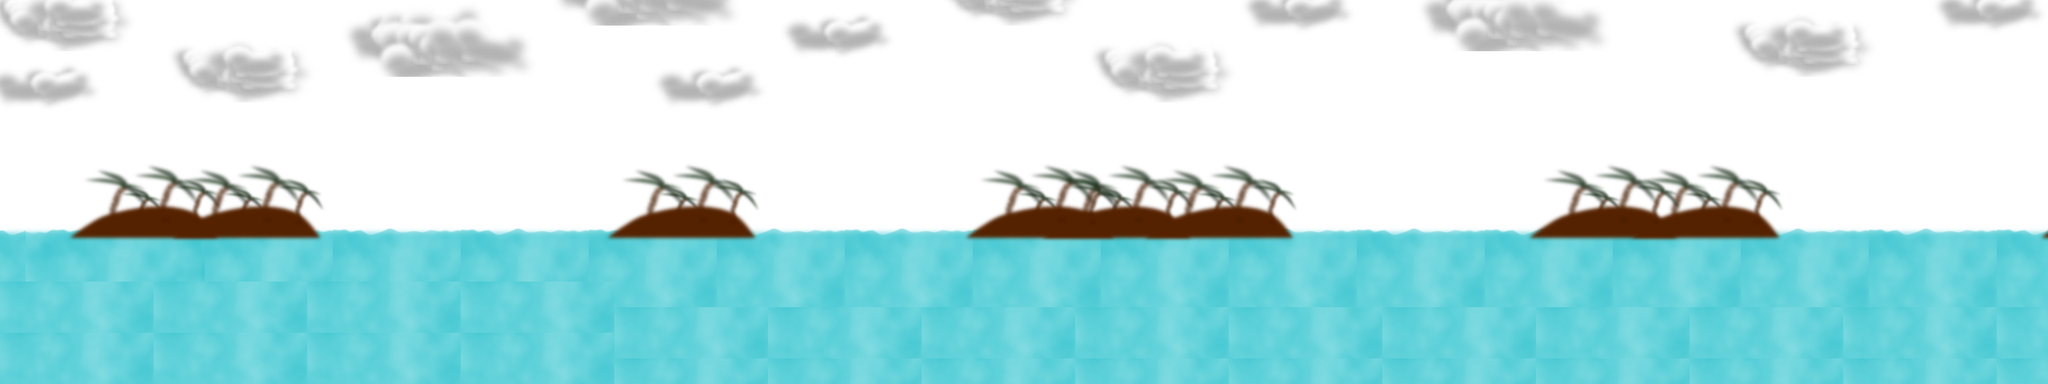

Tiled map render using the project's own tile images. Description and the map definition, with tile-layer contents summarised, below:
An orthogonal 80x15 tile map with 32x32 px tiles, 3 tile layers (Camada de Tiles 1, Camada de Tiles 2, Camada de Tiles 3).

<map version="1.0" orientation="orthogonal" width="80" height="15" tilewidth="32" tileheight="32" backgroundcolor="#ffffff">
 <tileset firstgid="1" name="background" tilewidth="32" tileheight="32">
  <image source="background.png" width="600" height="350" />
 </tileset>
 <layer name="Camada de Tiles 1" width="80" height="15">
  <data>[1200 cells, 766 non-empty, 93 distinct tile ids]</data>
 </layer>
 <layer name="Camada de Tiles 2" width="80" height="15">
  <data>[1200 cells, 96 non-empty, 32 distinct tile ids]</data>
 </layer>
 <layer name="Camada de Tiles 3" width="80" height="15">
  <data>[1200 cells, 160 non-empty, 32 distinct tile ids]</data>
 </layer>
</map>
